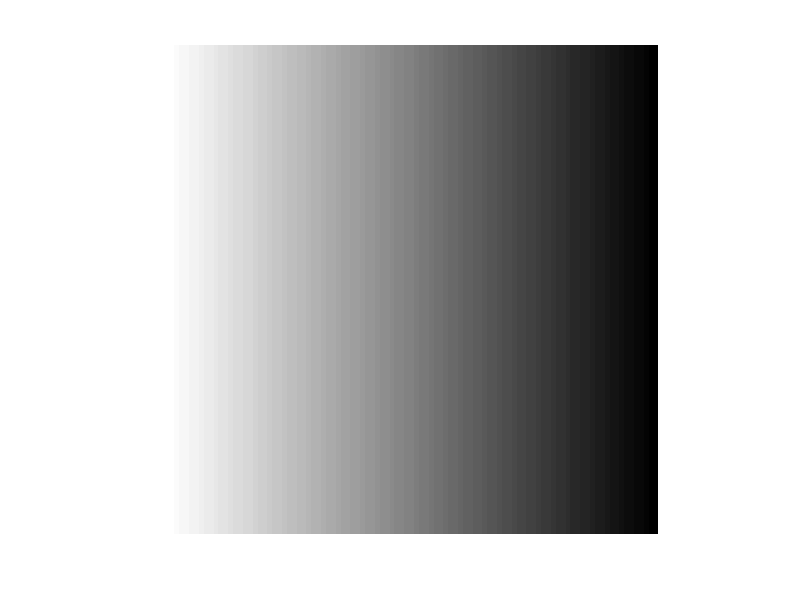

MATLAB code for this plot:
% make a 2d array of values.
imageData = []; % set up an empty array
imSize = 100;
numRows = imSize;
numCols = imSize;

% populate using a nested loop
for row=[1:numRows]
    imageRow = []; % empty vector for row
    for col = [1:numCols]
        pixelVal = uint8(255-((col)/(imSize)) * 255); % make a pixel val in 0..255
        imageRow = [imageRow pixelVal];  % add value for  pixel
    end
    imageData = [imageData; imageRow]; % add row of pixels
end

% display as an image
imshow(imageData);

% save as an image
imwrite(imageData,'test4.png');

% load an image
newImageData = imread('test4.png');

% print information about what is stored in the variable
whos newImageData;
